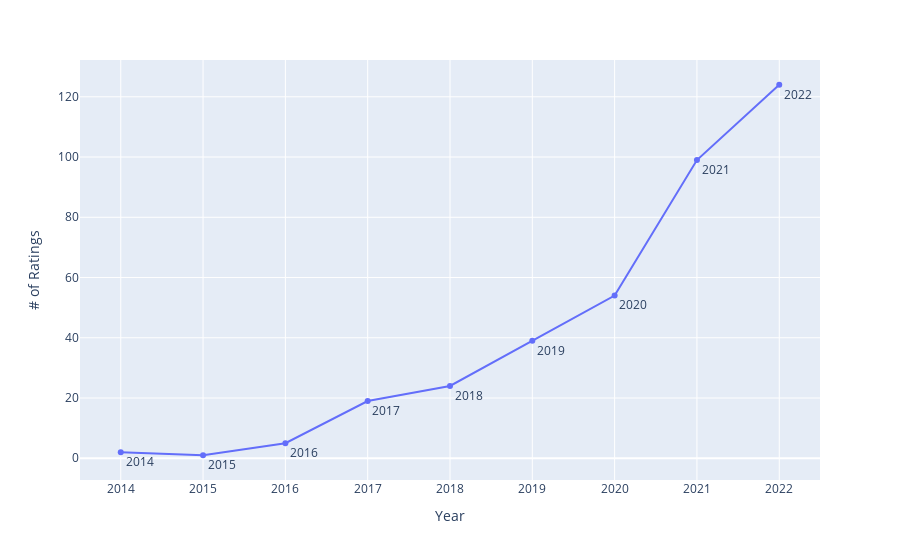

Notebook cell for this chart:
### Code cell
fig = px.line(rating_over_the_year, x="Year", y="# of Ratings", text="Year")
fig.update_traces(textposition="bottom right")
fig.show()

### Figure 1 — Plotly figure (JSON) as saved in the notebook; plotly's stock layout.template omitted (floating-point values rounded to 4 significant figures)
{"data": [{"hovertemplate": "Year=%{text}<br># of Ratings=%{y}<extra></extra>", "legendgroup": "", "line": {"color": "#636efa", "dash": "solid"}, "marker": {"symbol": "circle"}, "mode": "lines+text+markers", "name": "", "orientation": "v", "showlegend": false, "text": [2014, 2015, 2016, 2017, 2018, 2019, 2020, 2021, 2022], "textposition": "bottom right", "type": "scatter", "x": [2014, 2015, 2016, 2017, 2018, 2019, 2020, 2021, 2022], "xaxis": "x", "y": [2, 1, 5, 19, 24, 39, 54, 99, 124], "yaxis": "y"}], "layout": {"autosize": true, "legend": {"tracegroupgap": 0}, "margin": {"t": 60}, "xaxis": {"anchor": "y", "autorange": true, "domain": [0, 1], "range": [2014.0, 2022.0], "title": {"text": "Year"}, "type": "linear"}, "yaxis": {"anchor": "x", "autorange": true, "domain": [0, 1], "range": [-8.524, 133.5], "title": {"text": "# of Ratings"}, "type": "linear"}}}
